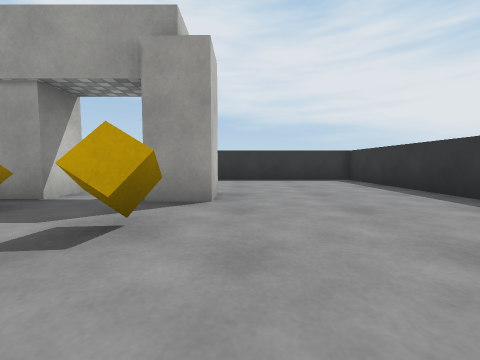
[1] (above)

17 first-person views from a walk through a Unity game level. The camera is 0.57 m above the floor, tilts 4° down and sees 90° across. The floor is counted in squares, 1 m on a side. Each view is taken from the middle of a square. On the plan, view 1 faces up. The plan holds only what a view shows up to about 9 squares ahead; the rest is blank. The player character is not drawn. Surface patterns are stand-ins for the level's own textures.

[2]
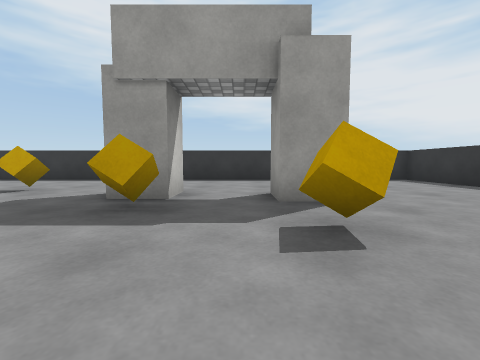

[3]
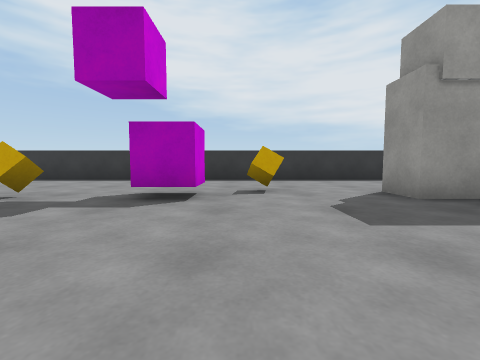

[4]
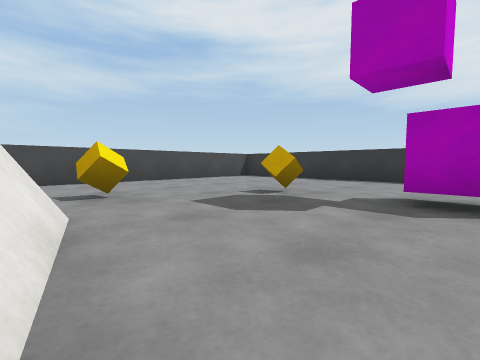

[5]
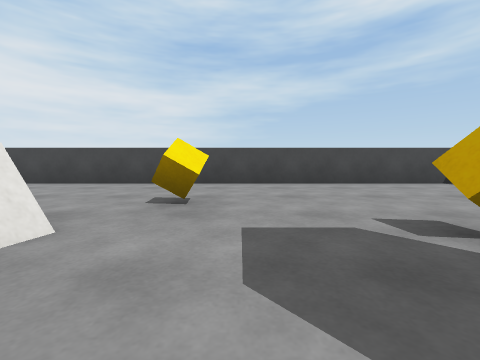

[6]
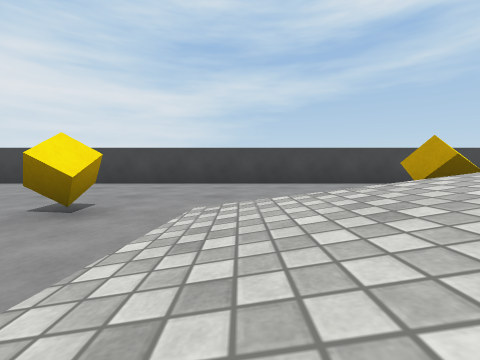

[7]
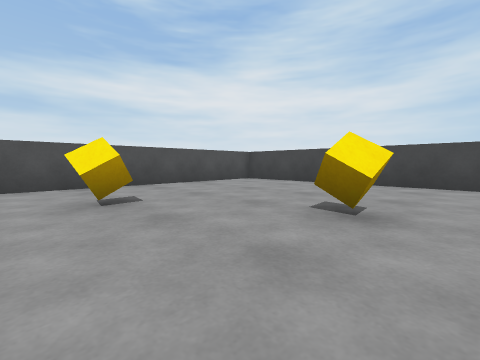

[8]
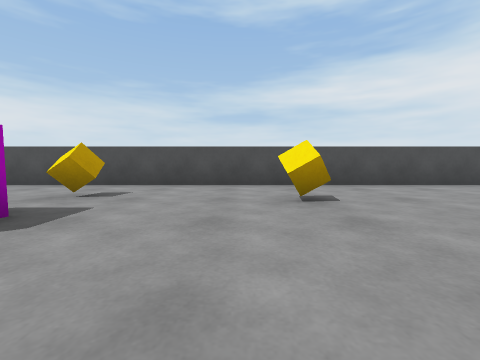

[9]
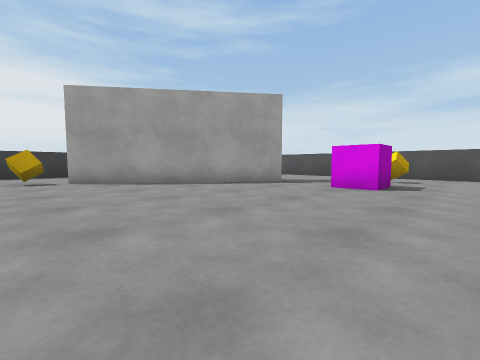

[10]
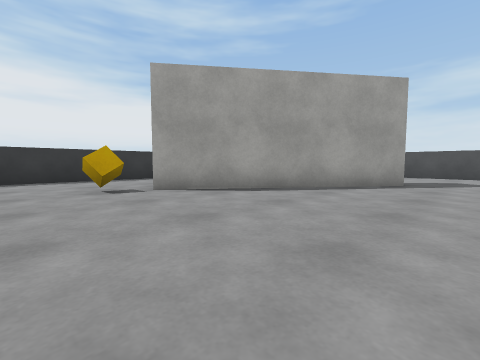

[11]
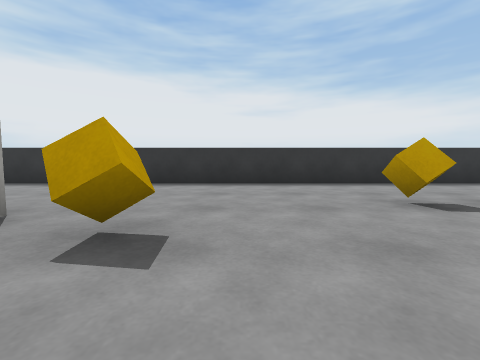

[12]
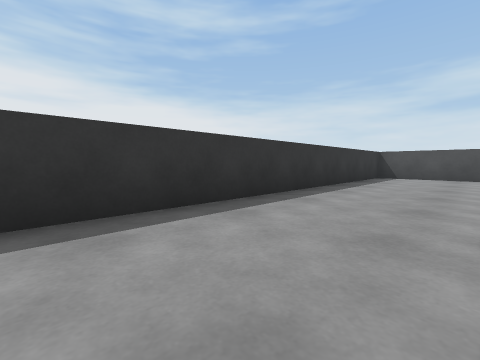

[13]
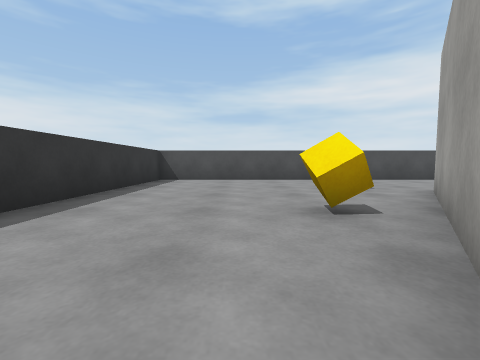

[14]
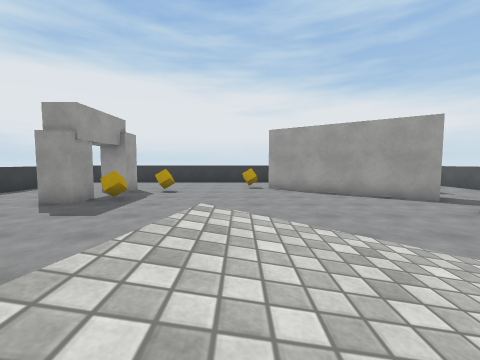

[15]
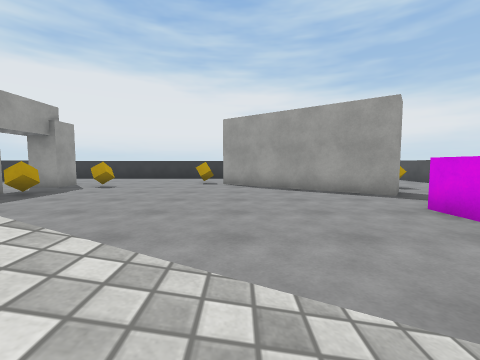

[16]
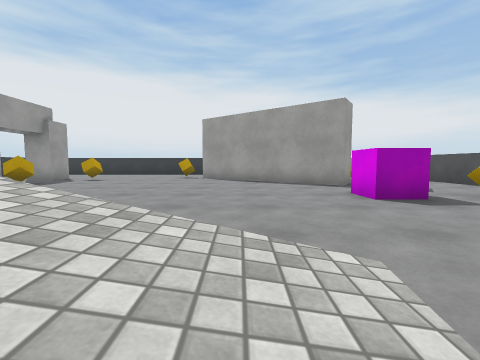

[17]
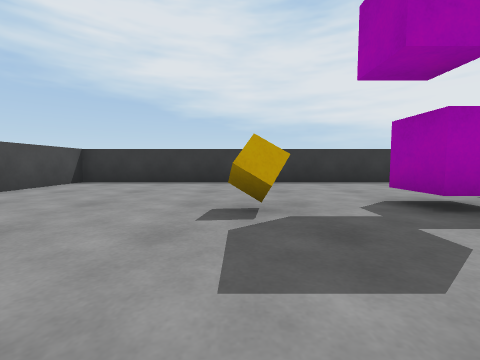

### Floor plan
Key: @ floor where view 1 was taken; # wall or solid block; . floor; / step, stairs or slope; = window, fence, low wall or low ledge; B block; C cube; O other object.
Columns run from 16 left of view 1 to 4 right of it. Each row starts with its distance up from view 1.
  9 #####################
  8 #...................#
  7 #...................#
  6 #...................#
  5 #.........C.B.......#
  4 #....C..C...B..#....#
  3 #............C......#
  2 #..............C....#
  1 #...C...............#
  0 #....#==........@...#
 -1 #....///........C...#
 -2 #...C///............#
 -3 #...=//=........#...#
 -4 #...////.......##...#
 -5 #.............##....#
 -6 #...C........##.C...#
 -7 #.........C..##.....#
 -8 #..............O....#
 -9 #.....C...C.........#
-10 #...................#
-11 #####################

Positions as (right, up) in squares from view 1, and headings:
1: (0, 0), facing up
2: (-2, 0), facing up
3: (-7, 0), facing up
4: (-8, 0), facing up-left
5: (-9, 2), facing left
6: (-9, -4), facing left
7: (-9, -5), facing down-left
8: (-9, -5), facing down
9: (-8, -1), facing down-right
10: (-5, 0), facing down-right
11: (-3, 1), facing right
12: (1, -1), facing down-right
13: (1, -3), facing down
14: (-11, -1), facing right
15: (-10, -3), facing right
16: (-11, -4), facing right
17: (-11, 1), facing up
